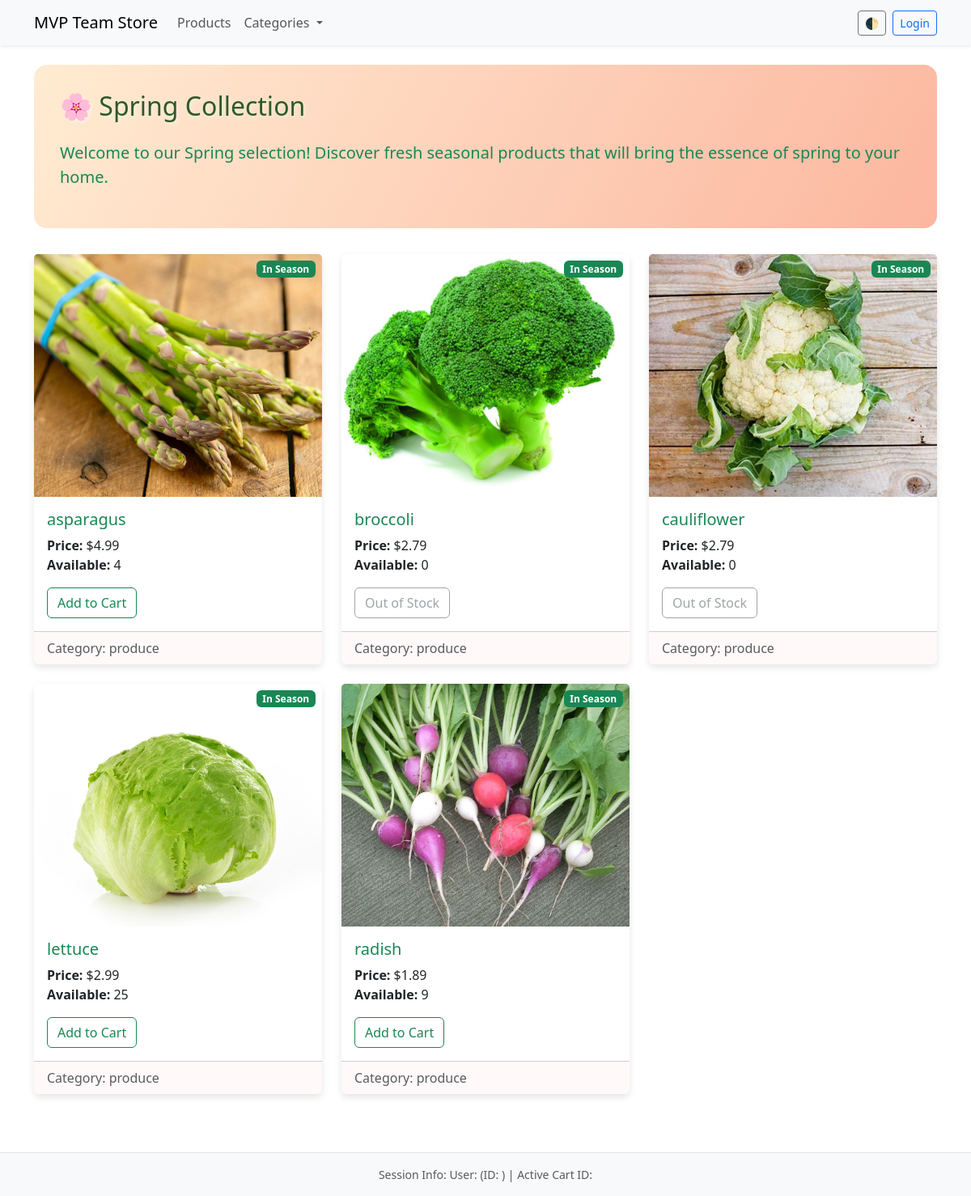
/spring, run on the app's committed database.
### models/product.py (models this page shows, shortened)
class Product(db.Model):
    __tablename__ = "Products"
    id = db.mapped_column(db.Integer, primary_key=True)
    name = db.mapped_column(db.String)
    price = db.mapped_column(db.DECIMAL(10, 2))
    available = db.mapped_column(db.Integer, default=0)
    category_id = db.mapped_column(db.Integer, db.ForeignKey("Categories.id"))
    in_season = db.mapped_column(db.Boolean, default=False)
    season_name = db.mapped_column(db.String, db.ForeignKey("Seasons.name"))
    category = db.relationship("Category", back_populates="products")
    order = db.relationship("ProductOrder", back_populates="product")
    season = db.relationship("Season", back_populates="products")

### models/category.py (models this page shows, shortened)
class Category(db.Model):
    __tablename__ = "Categories"
    id = db.mapped_column(db.Integer, primary_key=True)
    name = db.mapped_column(db.String)
    products = db.relationship("Product",back_populates="category")

### app.py (the view)
@app.route("/spring")
def spring_page():
    categories = db.session.execute(db.select(Category)).scalars()
    products = db.session.execute(db.select(Product).where(Product.season_name == "spring")).scalars()
    return render_template("spring.html", categories=categories, current_user=current_user, products=products)

### templates/spring.html (shortened to what this page needs)
{% extends "base.html" %}
{% block content %}
<div class="spring-theme">
    <h2 class="spring-header mb-4">🌸 Spring Collection</h2>
    <p class="lead text-success">Welcome to our Spring selection! Discover fresh seasonal products that will bring the
        essence of spring to your home.</p>
</div>
{% if products %}
<div class="row row-cols-1 row-cols-md-3 g-4">
    {% for product in products %}
    <div class="col">
        <div class="card h-100">
            <div class="position-relative">
                <img src="./static/images/{{ product.name }}.jpg" class="card-img-top"
                    style="height: 300px; object-fit: cover;" alt="{{ product.name }}">
                {% if product.in_season %}
                <span class="position-absolute top-0 end-0 badge bg-success m-2">In Season</span>
                {% endif %}
            </div>
            <div class="card-body">
                <a href="{{ url_for('products.individual_product_page',id=product.id)}}" class="text-decoration-none">
                    <h5 class="card-title text-success">{{ product.name }}</h5>
                </a>
                <p class="card-text">
                    <strong>Price:</strong> ${{ product.price }}<br />
                    <strong>Available:</strong> {{ product.available }}
                </p>
                {% if product.available > 0 %}
                <a href="{{ url_for('cart.add_to_cart', id=product.id) }}" class="btn btn-outline-success">Add to
                    Cart</a>
                {% else %}
                <button class="btn btn-outline-secondary" disabled>Out of Stock</button>
                {% endif %}
            </div>
            {% if product.category %}
            <div class="card-footer text-muted">
                Category: {{ product.category.name }}
            </div>
            {% endif %}
        </div>
    </div>
    {% endfor %}
</div>
{% else %}
<p class="text-muted">Our spring products will bloom soon! Please check back later.</p>
{% endif %}
{% endblock %}

### templates/base.html (shortened to what this page needs)
<!DOCTYPE html>
<html lang="en" data-bs-theme="light">
<head>
  <link href="https://cdn.jsdelivr.net/npm/bootstrap@5.3.3/dist/css/bootstrap.min.css" rel="stylesheet">
</head>
<body class="bg-body">
  <nav class="navbar navbar-expand-lg bg-body-tertiary shadow-sm sticky-top">
    <div class="container">
      <a class="navbar-brand" href="{{ url_for('home_page') }}">
        MVP Team Store
      </a>
      <div class="collapse navbar-collapse" id="navbarContent">
        <ul class="navbar-nav me-auto mb-2 mb-lg-0">
          <li class="nav-item">
            <a href="{{ url_for('products.all_products_page') }}"
              class="nav-link {% if request.endpoint == 'products.all_products_page' %}active{% endif %}">
              Products
            </a>
          </li>
          <li class="nav-item dropdown">
            <a class="nav-link dropdown-toggle" href="#" data-bs-toggle="dropdown">
              Categories
            </a>
              {% set cat = request.view_args.name if request.view_args else '' %}
          </li>
        </ul>
        <div class="d-flex align-items-center gap-2">
          <button class="btn btn-outline-secondary btn-sm" id="themeToggle">🌓</button>
          {% if current_user.is_authenticated %}
          <a href="{{ url_for('dashboard_page')}}">
            {{ current_user.name }}
          </a>
          <a class="btn btn-primary btn-sm" href="{{ url_for('cart.view_cart') }}">Cart</a>
          <form action="{{ url_for('auth.logout') }}" method="post" style="display:inline;">
            <button type="submit" class="btn btn-outline-danger btn-sm">Logout</button>
          </form>
          {% else %}
          <a href="{{ url_for('auth.login') }}" class="btn btn-outline-primary btn-sm">Login</a>
          {% endif %}
        </div>
      </div>
    </div>
  </nav>
  <main class="container py-4">
    {% block content %}{% endblock %}
  </main>
  <footer class="bg-body-tertiary border-top py-3 mt-5">
    <div class="container text-center small text-muted">
      Session Info:
      User: {{session.customer_name}} (ID: {{session.customer_id}}) |
      Active Cart ID: {{current_user.active_cart_id}}
    </div>
  </footer>
</body>
</html>

### templates/spring.html (style rules this page uses)
.spring-theme { background: linear-gradient(120deg, #ffecd2 0%, #fcb69f 100%); padding: 2rem; border-radius: 1rem; margin-bottom: 2rem; }
.spring-header { color: #2d5a27; text-shadow: 2px 2px 4px rgba(255, 255, 255, 0.5); }
.card { border: none; box-shadow: 0 4px 8px rgba(0, 0, 0, 0.1); transition: transform 0.3s ease; }
.card-footer { background-color: rgba(255, 192, 203, 0.1); }

### data on the page
Product: name (picture), in_season "In Season", name "asparagus", price "4.99", available "4", category.name "produce"
Product: name (picture), in_season "In Season", name "broccoli", price "2.79", available "0", shows "Out of Stock", category.name "produce"
Product: name (picture), in_season "In Season", name "cauliflower", price "2.79", available "0", shows "Out of Stock", category.name "produce"
Product: name (picture), in_season "In Season", name "lettuce", price "2.99", available "25", category.name "produce"
Product: name (picture), in_season "In Season", name "radish", price "1.89", available "9", category.name "produce"
